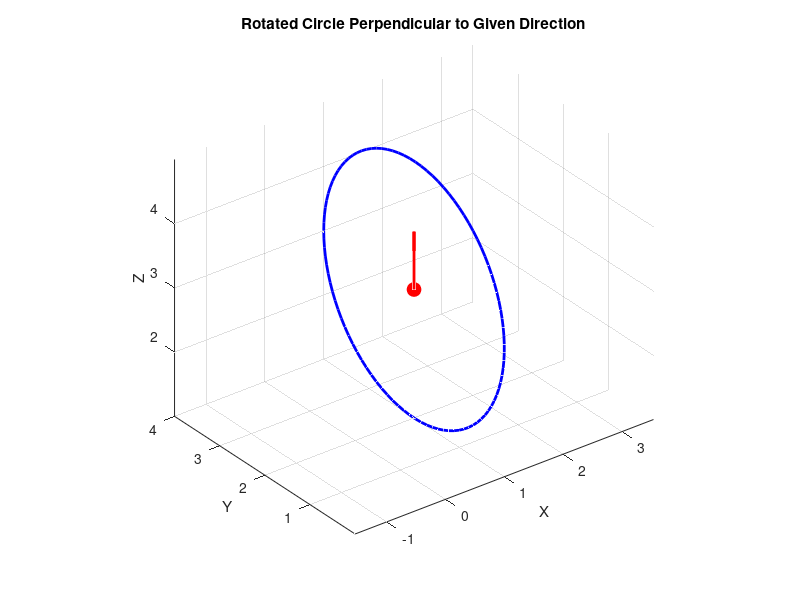

MATLAB code to generate this figure:
% rotatable


% Given point coordinates, quaternion, and dimensions
x = 1; % example value for x
y = 2; % example value for y
z = 3; % example value for z
qw = 1; % example quaternion w-component
qx = 0; % example quaternion x-component
qy = 0; % example quaternion y-component
qz = 0; % example quaternion z-component
r = 2; % radius of the circle

% Direction vector from the quaternion
directions = [2 * (qx .* qz + qw .* qy);
              2 * (qy .* qz - qw .* qx);
              1 - 2 * (qx.^2 + qy.^2)];

% Define the angle range for the circle
theta = linspace(0, 2*pi, 100);

% Calculate the circle in the yz-plane (before rotation)
yc = r * cos(theta);
zc = r * sin(theta);
xc = zeros(size(theta)); % Circle is initially in the yz-plane

% Combine into a 3xN matrix of points (before rotation)
circle_points = [xc; yc; zc];

% Rotation matrix derived from quaternion
R = [1 - 2*qy^2 - 2*qz^2, 2*qx*qy - 2*qz*qw, 2*qx*qz + 2*qy*qw;
     2*qx*qy + 2*qz*qw, 1 - 2*qx^2 - 2*qz^2, 2*qy*qz - 2*qx*qw;
     2*qx*qz - 2*qy*qw, 2*qy*qz + 2*qx*qw, 1 - 2*qx^2 - 2*qy^2];

% Apply the rotation to the circle points
rotated_circle_points = R * circle_points;

% Translate the circle to the given point (x, y, z)
xc_rotated = rotated_circle_points(1, :) + x;
yc_rotated = rotated_circle_points(2, :) + y;
zc_rotated = rotated_circle_points(3, :) + z;

% Create the 3D plot
figure;
hold on;

% Plot the rotated circle
plot3(xc_rotated, yc_rotated, zc_rotated, 'b-', 'LineWidth', 2); % Circle

% Plot the direction vector
quiver3(x, y, z, directions(1), directions(2), directions(3), 'r', 'LineWidth', 2);

% Plot the center point
plot3(x, y, z, 'ro', 'MarkerSize', 10, 'MarkerFaceColor', 'r');

% Axis labels and title
xlabel('X');
ylabel('Y');
zlabel('Z');
title('Rotated Circle Perpendicular to Given Direction');
grid on;
axis equal;
view(3);
hold off;